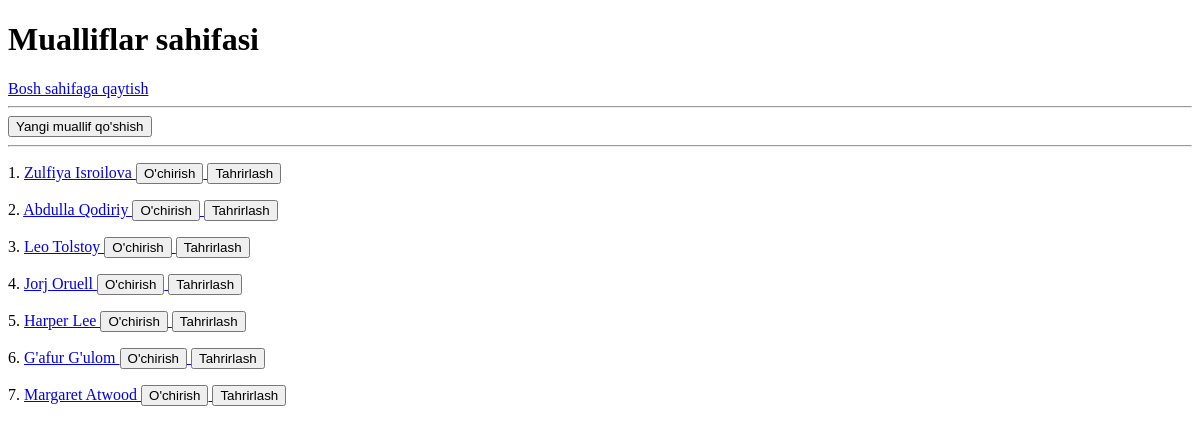
/mualliflar/, run on an earlier commit of the app's database.
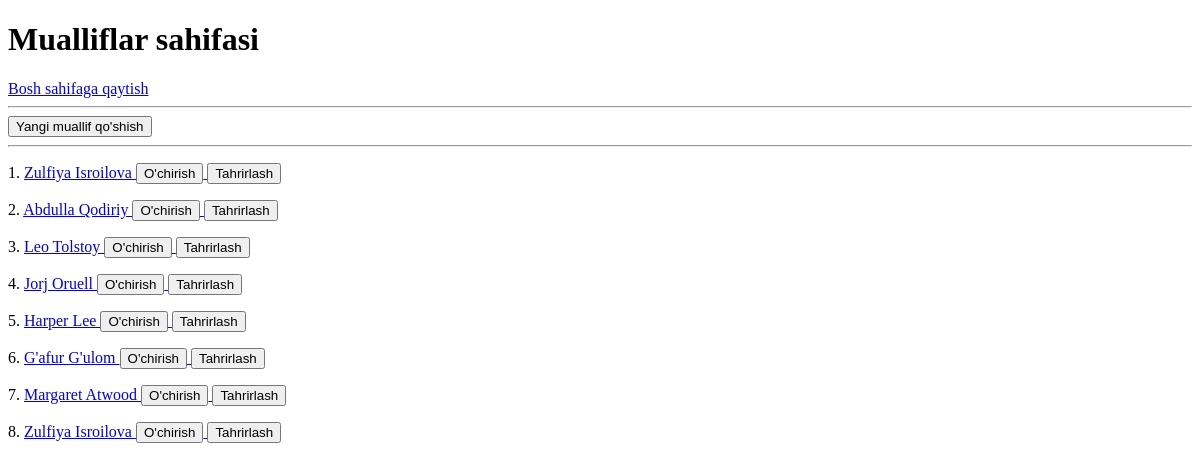
And on a later commit of the database.
### mainApp/models.py (models this page shows, shortened)
class Muallif(models.Model):
    JINS_CHOICES = (
        ("Erkak", "Erkak"),
        ("Ayol", "Ayol")
    )
    ism = models.CharField(max_length=100)
    davlat = models.CharField(max_length=255)
    kitob_soni = models.PositiveSmallIntegerField(blank=True, null=True)
    t_sana = models.DateField(blank=True, null=True)
    tirik = models.BooleanField(default=False)
    jins = models.CharField(max_length=10, default="Erkak", choices=JINS_CHOICES)
    class Meta:
        verbose_name_plural = "Mualliflar"

### mainApp/views.py (the view)
# urls.py: path('mualliflar/', muallif_view, name='muallif'),
def muallif_view(request):
    mualliflar = Muallif.objects.all()
    context = {
        'mualliflar': mualliflar,
    }
    return render(request, 'mualliflar.html', context=context)

### templates/mualliflar.html (shortened to what this page needs)
<!DOCTYPE html>
<html lang="en">
<head>
</head>
<body>
<h1>Mualliflar sahifasi</h1>
<a href="/">Bosh sahifaga qaytish</a>
<hr>
<a href="/muallif/qoshish/">
    <button>
        Yangi muallif qo'shish
    </button>
</a>
<hr>
{% for muallif in mualliflar %}
<p>{{ forloop.counter }}.
    <a href="{{ muallif.id }}"> {{ muallif.ism }} </a>
    <a href="/mualliflar/{{ muallif.id }}/o'chirish/tasdiqlash/">
        <button>O'chirish</button>
    </a>
    <a href="/mualliflar/{{ muallif.id }}/tahrirlash/">
        <button>Tahrirlash</button>
    </a>
</p>
{% endfor %}
</body>
</html>

What changed in the data, as far as the page shows it:
added Muallif: ism "Zulfiya Isroilova"
